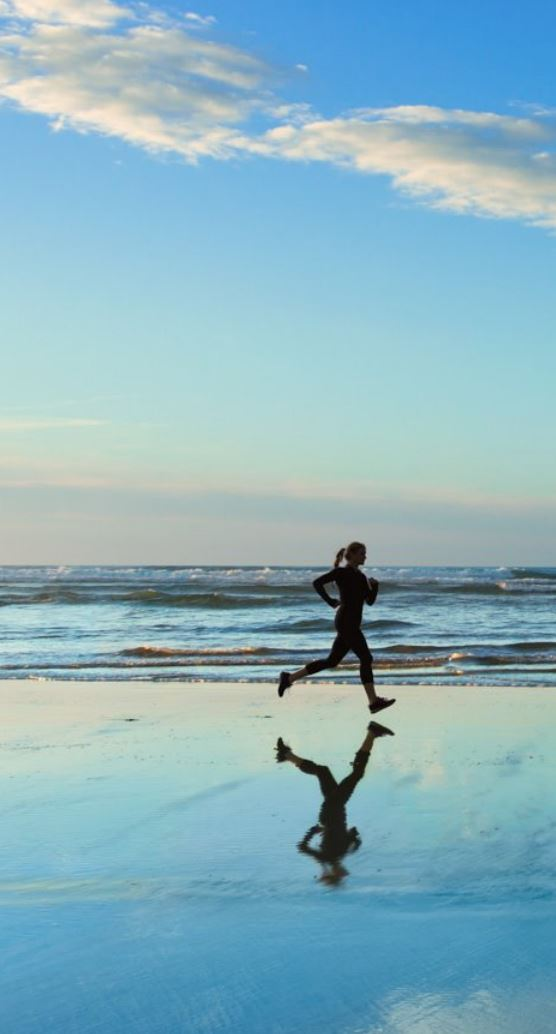
//> input picture Code/27_Laplace/picture.jpg, 556 x 1034 px
$ ./Project_27   (built with g++ and OpenCV 4)
//> lines starting //> are read from the running program, lines starting //| are printed output that depends on the picture
#include<iostream>
#include<opencv2/opencv.hpp>
#include<opencv2/highgui/highgui.hpp>

using namespace std;
using namespace cv;

int main()
{
	Mat img = imread("picture.jpg");
//> img is the input picture: 1034 rows x 556 cols, CV_8UC3; mean B, G, R 191.5, 178.5, 137.4
	if (img.empty())
	{
		cout << "Fail to open!" << endl;
		return -1;
	}

	Mat dst, result;

	cvtColor(img, img, COLOR_BGR2GRAY);
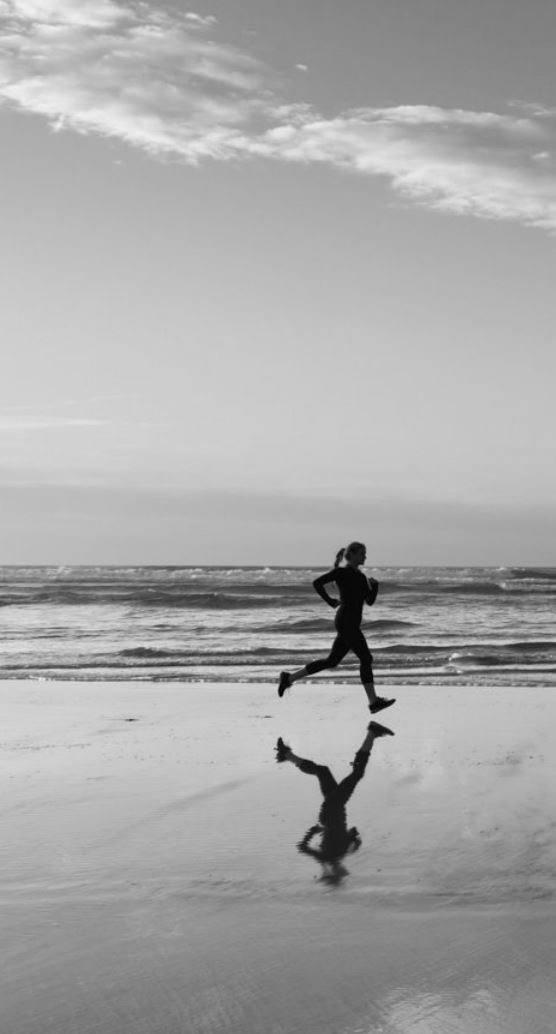
//> img: 1034 rows x 556 cols, CV_8UC1; min 0, max 242, mean 167.7
	GaussianBlur(img, dst, Size(3, 3), 10, 20);
	Laplacian(dst, result, -1, 3);
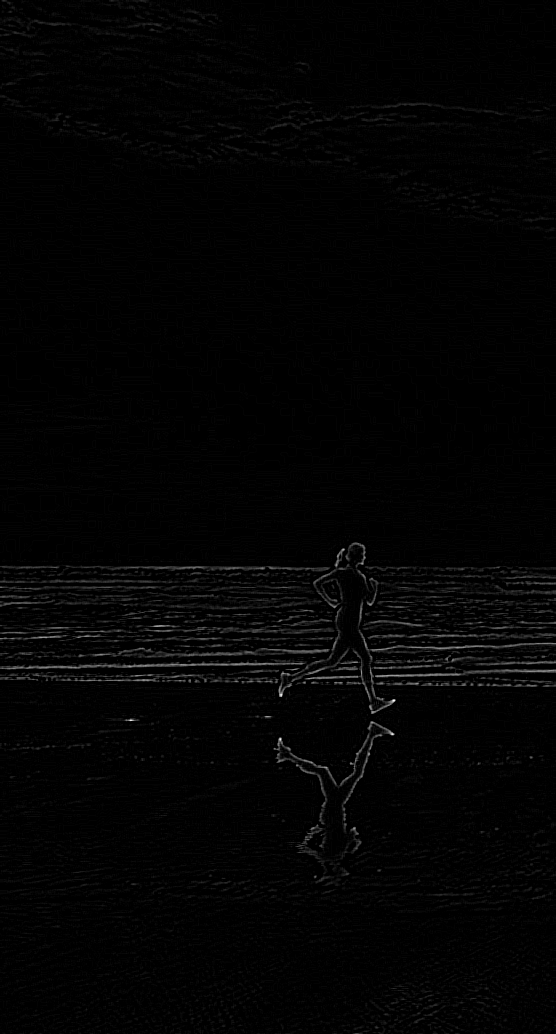
//> result: 1034 rows x 556 cols, CV_8UC1; min 0, max 255, mean 3.5
	convertScaleAbs(result, result);

	imshow("result", result);
	waitKey(0);


	return 0;
}
